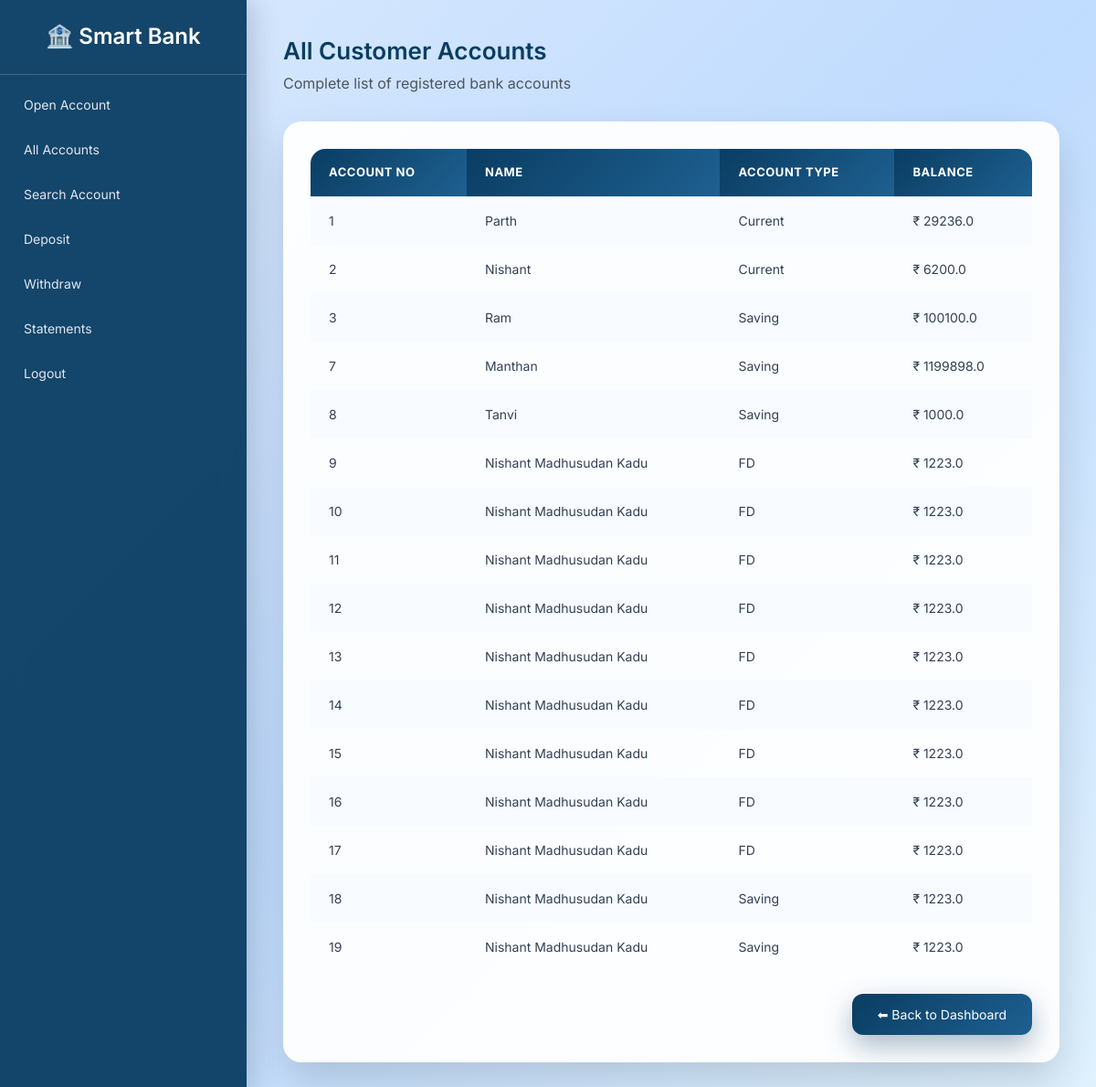
Before: /allaccounts with the older database file.
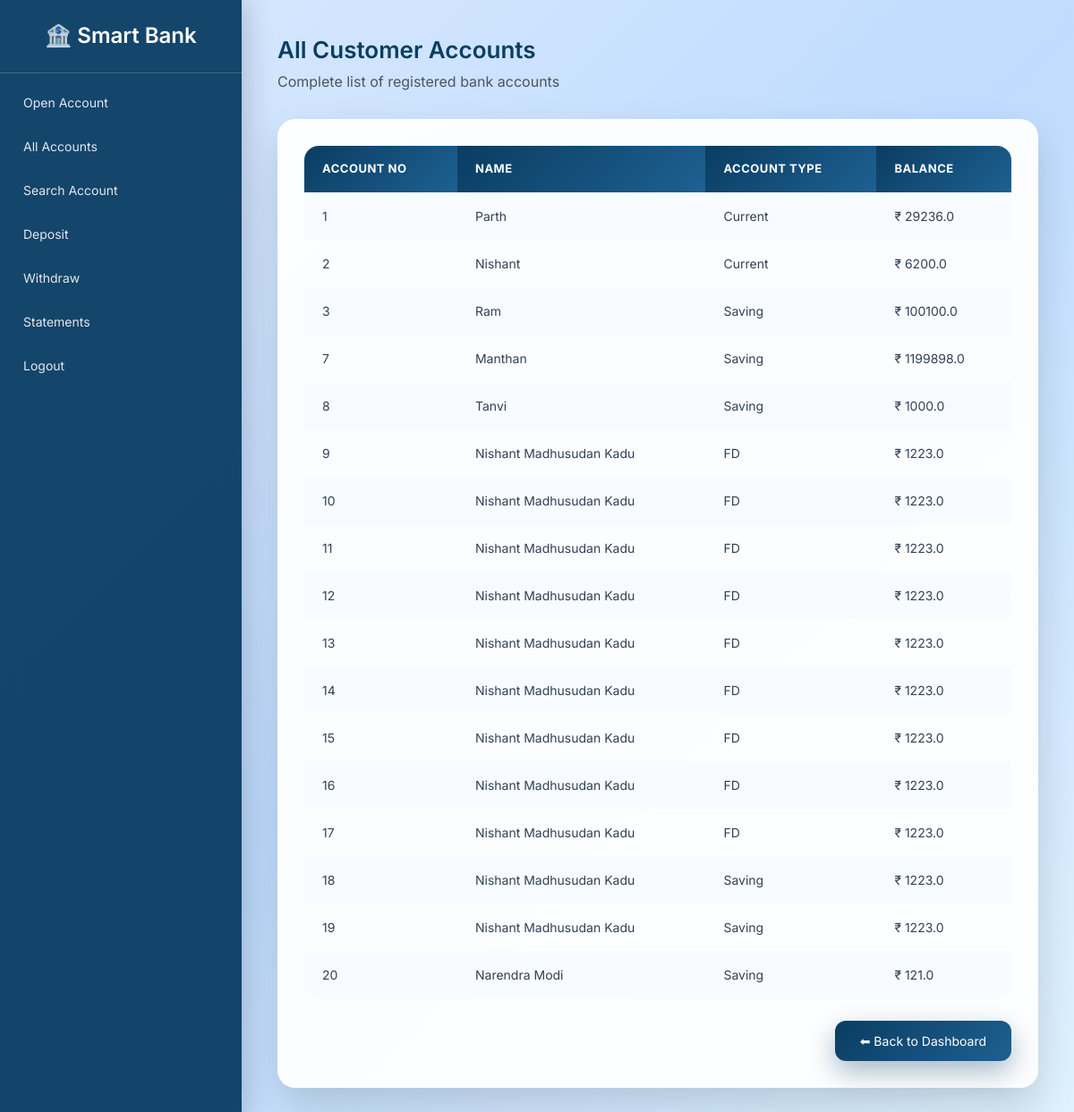
After: the same page with the newer database file.
### tables this page shows
CREATE TABLE accmaster(accno integer primary key autoincrement,name text,email text,mobile text,gender text,birthdate text,acctype text,balance real);

### app.py (the view)
@app.route("/allaccounts")
def allaccounts():
    conn=sqlite3.connect("bank.db")
    cur=conn.cursor()
    cur.execute("select * from accmaster")
    rows=cur.fetchall()
    return render_template("allaccounts.html",rows=rows)

### templates/allaccounts.html (shortened to what this page needs)
<!DOCTYPE html>
<html lang="en">
<head>
<link href="https://cdn.jsdelivr.net/npm/bootstrap@5.3.2/dist/css/bootstrap.min.css" rel="stylesheet">
</head>
<body>
<div class="d-flex">
    <div class="sidebar">
        <h4>🏦 Smart Bank</h4>
        <a href="{{url_for('openaccount')}}">Open Account</a>
        <a href="{{url_for('allaccounts')}}">All Accounts</a>
        <a href="{{url_for('searchaccounts')}}">Search Account</a>
        <a href="{{url_for('deposit')}}">Deposit</a>
        <a href="{{url_for('withdraw')}}">Withdraw</a>
        <a href="{{url_for('statements')}}">Statements</a>
        <a href="{{url_for('logout')}}">Logout</a>
    </div>
    <div class="main">
        <h2 class="page-title">All Customer Accounts</h2>
        <p class="text-muted">Complete list of registered bank accounts</p>
        <div class="card-box">
            <table>
                <tr>
                    <th>Account No</th>
                    <th>Name</th>
                    <th>Account Type</th>
                    <th>Balance</th>
                </tr>
                {% for row in rows %}
                <tr>
                    <td>{{ row[0] }}</td>
                    <td>{{ row[1] }}</td>
                    <td>{{ row[6] }}</td>
                    <td>₹ {{ row[7] }}</td>
                </tr>
                {% endfor %}
            </table>
            <div class="actions">
                <a href="{{ url_for('home') }}" class="back-btn">
                    ⬅ Back to Dashboard
                </a>
            </div>
        </div>
    </div>
</div>
</body>
</html>

### templates/allaccounts.html (style rules this page uses)
body { font-family:'Inter',sans-serif; min-height:100vh; background:linear-gradient(135deg,#dbeafe,#bfdbfe,#e0f2fe); overflow-x:hidden; }
.sidebar { width:270px; min-height:100vh; background:rgba(10,61,98,.95); backdrop-filter:blur(12px); box-shadow:6px 0 30px rgba(0,0,0,.18); }
.sidebar h4 { color:#fff; text-align:center; padding:26px 12px; border-bottom:1px solid rgba(255,255,255,.2); font-weight:600; }
.sidebar a { display:block; padding:14px 26px; color:#e2e8f0; text-decoration:none; font-size:14px; transition:.25s; }
.main { padding:40px; flex:1; }
.page-title { font-size:26px; font-weight:600; color:#0a3d62; }
.card-box { margin-top:30px; background:rgba(255,255,255,.95); border-radius:20px; padding:30px; box-shadow:0 22px 45px rgba(0,0,0,.14); }
table { width:100%; border-collapse:collapse; overflow:hidden; border-radius:16px; }
th,td { padding:16px 20px; }
th { background:linear-gradient(135deg,#0a3d62,#1e6091); color:#fff; font-size:13px; text-transform:uppercase; letter-spacing:.5px; }
td { font-size:14px; color:#334155; }
tr:nth-child(even) { background:#f8fbff; }
.actions { margin-top:25px; display:flex; justify-content:flex-end; }
.back-btn { padding:12px 28px; background:linear-gradient(135deg,#0a3d62,#1e6091); color:#fff; text-decoration:none; border-radius:12px; font-size:14px; box-shadow:0 12px 30px rgba(10,61,98,.35); transition:.25s; }

Changed rows visible on the page:
added accmaster: accno "20", name "Narendra Modi", acctype "Saving", balance "121.0"
